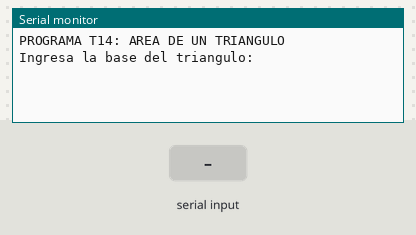
The sketch below on a simulated Arduino Uno, built with avr-gcc and run on an emulated ATmega328P. Shown: the last lines printed to the serial monitor. The test bench sets the inputs (shaded band).

Above: at 1.2 s.
1.3 s: "90,45\n" received over Serial
At 2.6 s:
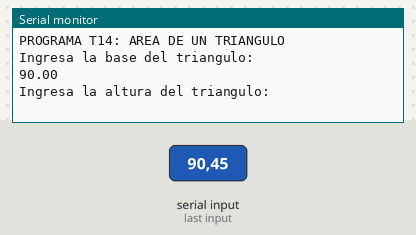
3.1 s: "30,150\n" received over Serial
At 4.1 s:
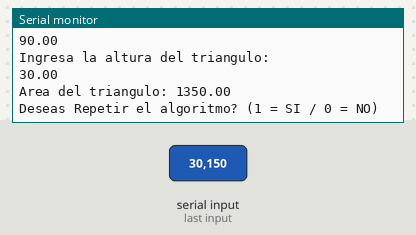

The sketch:

ProgramaT14.ino
```cpp
void setup() {
  // put your setup code here, to run once:
  Serial.begin(9600);
  Serial.setTimeout(100);
  Serial.println("PROGRAMA T14: AREA DE UN TRIANGULO");
}

double base = -1, altura = -1, resultado;
int estado = 0, repetir;
String lectura;
void loop() {
  // put your main code here, to run repeatedly:
  switch (estado) {
    case 0:
      Serial.println("Ingresa la base del triangulo: ");
      estado = 1;
      break;

    case 1:
    case 6:
      if (Serial.available() > 0) {
        lectura = Serial.readString();
        if ((estado == 1) or (estado == 3)) {
          estado = 2;
        } else {
          estado = 7;
        }
      }
      break;

    case 2:
    case 7:
      if (!lectura.equals("")) {
        if (estado == 2) {
          if (base == -1) {
            base = lectura.toDouble();
            Serial.println(base);
            estado = 3;
          } else {
            altura = lectura.toDouble();
            Serial.println(altura);
            estado = 4;
          }
        } else {
          repetir = lectura.toInt();
          if (repetir == 1) {
            estado = 0;
          }
          else {
            estado = 5;
          }
        }
      } else {
        estado -= 1;
      }
      break;

    case 3:
      Serial.println("Ingresa la altura del triangulo: ");
      estado = 1;
      break;

    case 4:
      resultado = (base * altura) / 2;
      base = -1;
      altura = -1;
      Serial.println("Area del triangulo: " + String(resultado));
      estado = 5;
      break;

    case 5:
      Serial.println("Deseas Repetir el algoritmo? (1 = SI / 0 = NO)");
      estado = 6;
      break;
  }

  delay(100);
}
```

Measured:
- after the input at 1.3 s, the serial monitor: prints a new line after 0.21 s (image 1)
- after the input at 3.1 s, the serial monitor: prints a new line after 0.21 s (image 2)
